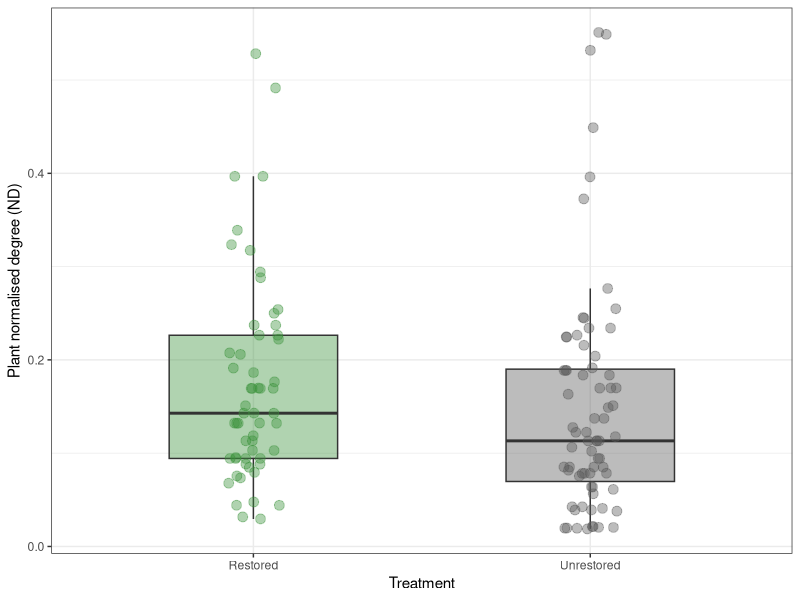
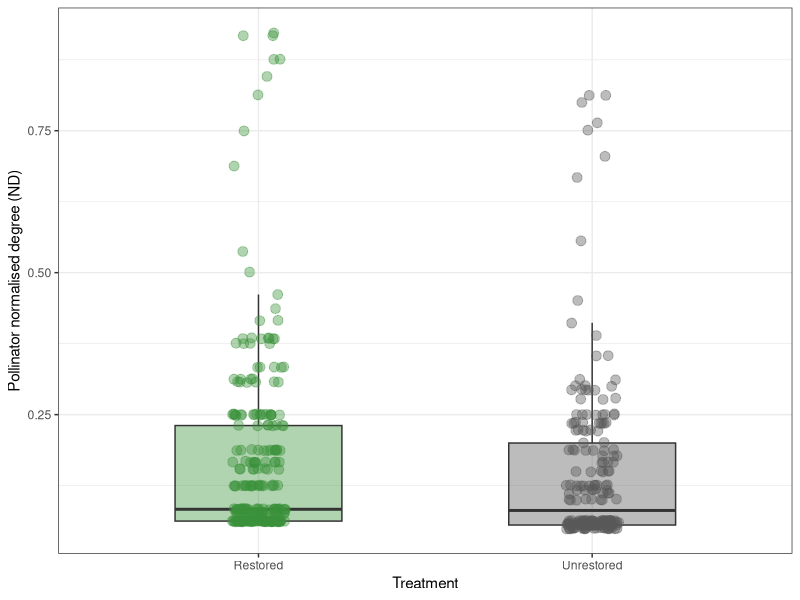

Source code (R) for these figures, in order:
############################################################
# Summer School: Network Analysis in R
# Case Study 2: Plant-pollinator networks
# 5. Comparison of normalised degree between treatments
############################################################


# ==========================================================
# 1. Load libraries
# ==========================================================

library(readr)    # Read CSV files
library(dplyr)    # Data manipulation
library(tidyr)    # Data reshaping
library(tibble)   # Work with row names
library(ggplot2)  # Data visualisation
library(lmerTest)


# ==========================================================
# 2. Load data
# ==========================================================

networks_long = read_csv2(
  "Data/Processed/visitation.networks.long.csv")


# ==========================================================
# 3. Calculate normalised degree
# ==========================================================

# Pool all months and create one network for each site.
# Normalised degree (ND) is the proportion of potential
# partners with which a species interacts.

site_degree = networks_long %>%
  group_by(
    site,
    treatment) %>%
  group_modify(~ {
    
    # Create interaction matrix
    web = .x %>%
      group_by(
        plant_id,
        pollinator_species) %>%
      summarise(
        visits = sum(visits),
        .groups = "drop") %>%
      pivot_wider(
        names_from = pollinator_species,
        values_from = visits,
        values_fill = 0) %>%
      column_to_rownames("plant_id") %>%
      as.matrix()
    
    # Plant normalised degree
    plants = tibble(
      species = rownames(web),
      ND = rowSums(web > 0) / ncol(web),
      guild = "Plant")
    
    # Pollinator normalised degree
    pollinators = tibble(
      species = colnames(web),
      ND = colSums(web > 0) / nrow(web),
      guild = "Pollinator")
    
    bind_rows(
      plants,
      pollinators)
  }) %>%
  ungroup()

site_degree



# ==========================================================
# 4. Compare plant normalised degree between treatments
# ==========================================================

plant_degree = site_degree %>%
  filter(guild == "Plant")


# Plot plant normalised degree
plot_plant_degree = ggplot(
  plant_degree,
  aes(
    x = treatment,
    y = ND)) +
  geom_boxplot(
    aes(fill = treatment),
    width = 0.5,
    outlier.shape = NA,
    alpha = 0.4) +
  geom_jitter(
    aes(colour = treatment),
    width = 0.08,
    size = 3,
    alpha = 0.4) +
  scale_fill_manual(
    values = c(
      "Restored" = "#3A923A",
      "Unrestored" = "#595959")) +
  scale_colour_manual(
    values = c(
      "Restored" = "#3A923A",
      "Unrestored" = "#595959")) +
  labs(
    x = "Treatment",
    y = "Plant normalised degree (ND)") +
  theme_bw() +
  theme(
    legend.position = "none")

plot_plant_degree


# Test differences in plant normalised degree
#
# Site is included as a random effect because multiple species
# are observed within each site.
#
# Species is also included as a random effect because the same
# species can occur in more than one site.
plant_degree_model = lmer(
  ND ~ treatment +
    (1 | site) +
    (1 | species),
  data = plant_degree)

summary(plant_degree_model)
anova(plant_degree_model)


# ==========================================================
# 5. Compare pollinator normalised degree between treatments
# ==========================================================

pollinator_degree = site_degree %>%
  filter(guild == "Pollinator")


# Plot pollinator normalised degree
plot_pollinator_degree = ggplot(
  pollinator_degree,
  aes(
    x = treatment,
    y = ND)) +
  geom_boxplot(
    aes(fill = treatment),
    width = 0.5,
    outlier.shape = NA,
    alpha = 0.4) +
  geom_jitter(
    aes(colour = treatment),
    width = 0.08,
    size = 3,
    alpha = 0.4) +
  scale_fill_manual(
    values = c(
      "Restored" = "#3A923A",
      "Unrestored" = "#595959")) +
  scale_colour_manual(
    values = c(
      "Restored" = "#3A923A",
      "Unrestored" = "#595959")) +
  labs(
    x = "Treatment",
    y = "Pollinator normalised degree (ND)") +
  theme_bw() +
  theme(
    legend.position = "none")

plot_pollinator_degree


# Test differences in pollinator normalised degree
pollinator_degree_model = lmer(
  ND ~ treatment +
    (1 | site) +
    (1 | species),
  data = pollinator_degree)

summary(pollinator_degree_model)
anova(pollinator_degree_model)
